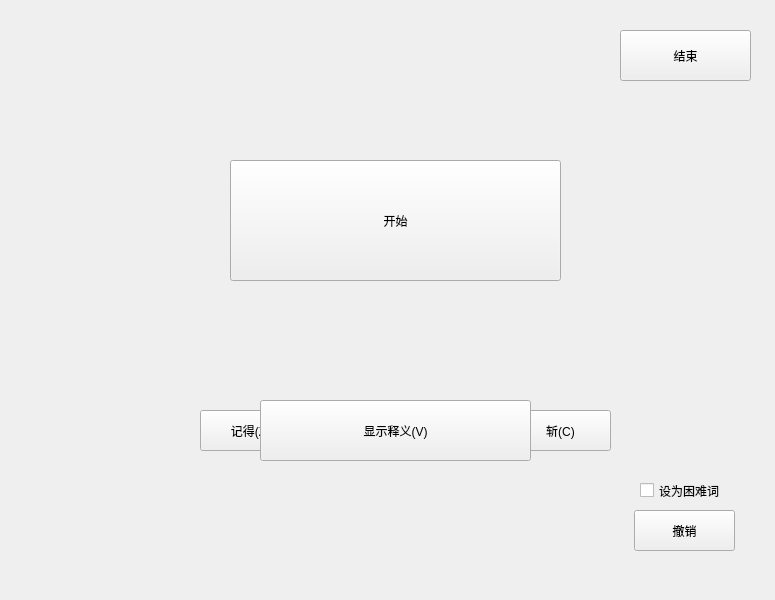
<?xml version="1.0" encoding="UTF-8"?>
<ui version="4.0">
 <class>Startwords</class>
 <widget class="QWidget" name="Startwords">
  <property name="geometry">
   <rect>
    <x>0</x>
    <y>0</y>
    <width>775</width>
    <height>600</height>
   </rect>
  </property>
  <property name="windowTitle">
   <string>背单词</string>
  </property>
  <property name="windowIcon">
   <iconset>
    <normaloff>english.png</normaloff>english.png</iconset>
  </property>
  <widget class="QPushButton" name="remember">
   <property name="geometry">
    <rect>
     <x>200</x>
     <y>410</y>
     <width>101</width>
     <height>41</height>
    </rect>
   </property>
   <property name="text">
    <string>记得(Z)</string>
   </property>
  </widget>
  <widget class="QPushButton" name="notremember">
   <property name="geometry">
    <rect>
     <x>350</x>
     <y>410</y>
     <width>101</width>
     <height>41</height>
    </rect>
   </property>
   <property name="text">
    <string>不记得(X)</string>
   </property>
  </widget>
  <widget class="QPushButton" name="kill">
   <property name="geometry">
    <rect>
     <x>510</x>
     <y>410</y>
     <width>101</width>
     <height>41</height>
    </rect>
   </property>
   <property name="text">
    <string>斩(C)</string>
   </property>
  </widget>
  <widget class="QPushButton" name="showchinesebutton">
   <property name="enabled">
    <bool>true</bool>
   </property>
   <property name="geometry">
    <rect>
     <x>260</x>
     <y>400</y>
     <width>271</width>
     <height>61</height>
    </rect>
   </property>
   <property name="text">
    <string>显示释义(V)</string>
   </property>
  </widget>
  <widget class="QPushButton" name="beginbutton">
   <property name="enabled">
    <bool>true</bool>
   </property>
   <property name="geometry">
    <rect>
     <x>230</x>
     <y>160</y>
     <width>331</width>
     <height>121</height>
    </rect>
   </property>
   <property name="text">
    <string>开始</string>
   </property>
  </widget>
  <widget class="QLabel" name="english">
   <property name="geometry">
    <rect>
     <x>210</x>
     <y>140</y>
     <width>361</width>
     <height>171</height>
    </rect>
   </property>
   <property name="text">
    <string/>
   </property>
   <property name="textFormat">
    <enum>Qt::AutoText</enum>
   </property>
   <property name="alignment">
    <set>Qt::AlignCenter</set>
   </property>
  </widget>
  <widget class="QLabel" name="chinese">
   <property name="geometry">
    <rect>
     <x>160</x>
     <y>140</y>
     <width>491</width>
     <height>211</height>
    </rect>
   </property>
   <property name="text">
    <string/>
   </property>
  </widget>
  <widget class="QPushButton" name="exitbutton">
   <property name="geometry">
    <rect>
     <x>620</x>
     <y>30</y>
     <width>131</width>
     <height>51</height>
    </rect>
   </property>
   <property name="text">
    <string>结束</string>
   </property>
  </widget>
  <widget class="QLabel" name="wordstatus">
   <property name="geometry">
    <rect>
     <x>80</x>
     <y>50</y>
     <width>111</width>
     <height>21</height>
    </rect>
   </property>
   <property name="text">
    <string/>
   </property>
  </widget>
  <widget class="QCheckBox" name="hardcheck">
   <property name="geometry">
    <rect>
     <x>640</x>
     <y>470</y>
     <width>121</width>
     <height>41</height>
    </rect>
   </property>
   <property name="text">
    <string>设为困难词</string>
   </property>
  </widget>
  <widget class="QPushButton" name="rechoose">
   <property name="geometry">
    <rect>
     <x>634</x>
     <y>510</y>
     <width>101</width>
     <height>41</height>
    </rect>
   </property>
   <property name="text">
    <string>撤销</string>
   </property>
  </widget>
  <action name="action">
   <property name="text">
    <string>文件</string>
   </property>
  </action>
 </widget>
 <resources/>
 <connections/>
</ui>
